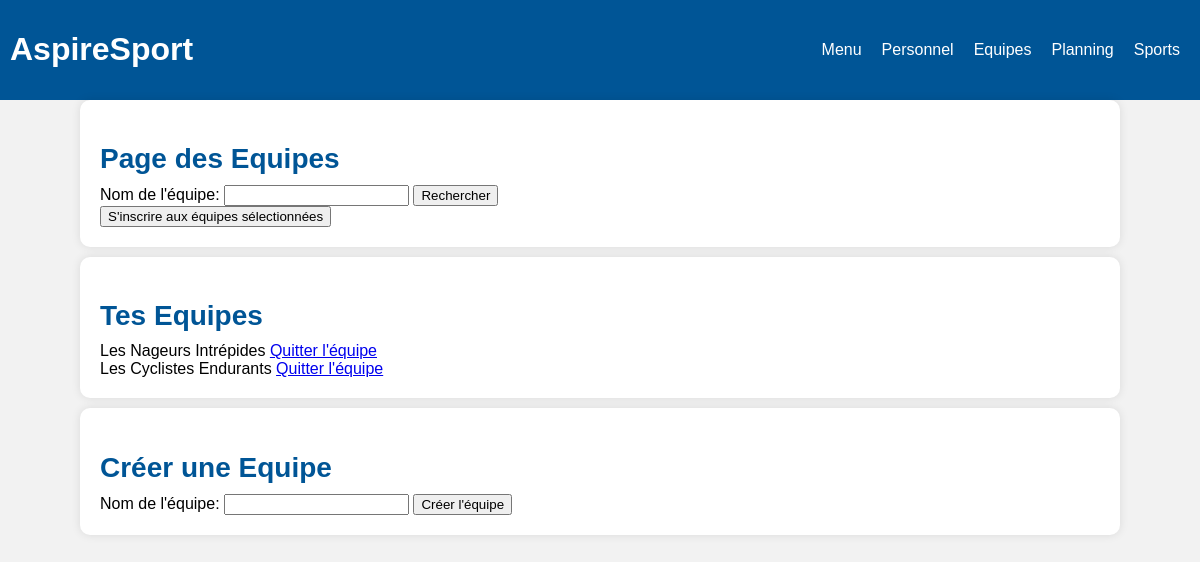
Page /vue/Equipes.php (signed in) on the committed database.
### tables this page shows
CREATE TABLE IF NOT EXISTS `equipe` (
  `Id_Equipe` int NOT NULL AUTO_INCREMENT,
  `nom_groupe` varchar(50) DEFAULT NULL,
  `date_creation` date DEFAULT NULL,
  PRIMARY KEY (`Id_Equipe`)
);

### vue/Equipes.php (the view, shortened to what this page needs)
<?php
require "../model/CBDD.php";
?>
<!DOCTYPE html>
<html lang="fr">
<head>
    <link rel="stylesheet" href="../assert/style.css">
</head>
<body>
    <header>
        <h1>AspireSport</h1>
        <nav>
            <ul>
                <li><a href="../vue/Home.php">Menu</a></li>
                <li><a href="../vue/Personnel.php">Personnel</a></li>
                <li><a href="../vue/Equipes.php">Equipes</a></li>
                <li><a href="../vue/Planning.php">Planning</a></li>
                <li><a href="../vue/Sport.php">Sports</a></li>
            </ul>
        </nav>
    </header>
    <main>
        <h2>Page des Equipes</h2>
        <form action="Equipes.php" method="get">
            <label for="nomEquipe">Nom de l'équipe:</label>
            <input type="text" id="nomEquipe" name="nomEquipe">
            <input type="submit" value="Rechercher">
        </form>
        <form action="../controller/inscription_equipe.php" method="post">
        <input type="submit" value="S'inscrire aux équipes sélectionnées">
        </form>
    </main>
    <main>
        <h2>Tes Equipes</h2>
        <form>
            <?php
                $utilisateurId = $_SESSION['user']['Id_Client'];
                $stmt = $pdo->prepare("SELECT e.Id_Equipe, e.nom_groupe FROM equipe e INNER JOIN appartient a ON e.Id_Equipe = a.Id_Equipe WHERE a.Id_Client = :utilisateurId");
                $stmt->execute(['utilisateurId' => $utilisateurId]);
                $equipesInscrites = $stmt->fetchAll(PDO::FETCH_ASSOC);
            ?>
            <?php foreach ($equipesInscrites as $equipe): ?>
                <div>
            <?php echo htmlspecialchars($equipe['nom_groupe']); ?>
                <a href="../controller/quitter_equipe.php?equipeId=<?php echo $equipe['Id_Equipe']; ?>">Quitter l'équipe </a>
                </div>
            <?php endforeach; ?>
        </form>
    </main>
    <main>
        <h2>Créer une Equipe</h2>
        <form action="../controller/creer_equipe.php" method="post">
                <label for="nomEquipe">Nom de l'équipe:</label>
                <input type="text" id="nomEquipe" name="nomEquipe" required>
                <input type="submit" value="Créer l'équipe">
        </form>
    </main>
</body>
</html>

### assert/style.css (style rules this page uses)
body { font-family: Arial, sans-serif; background-color: #f2f2f2; margin: 0; }
header { background-color: #005596; color: white; display: flex; justify-content: space-between; align-items: center; padding: 10px; }
nav ul { display: flex; list-style: none; }
nav ul li { margin: 0 10px; }
nav ul li a { color: white; text-decoration: none; }
main { max-width: 1000px; margin: auto; margin-bottom: 10px; padding: 20px; background-color: white; border-radius: 10px; box-shadow: 0 0 10px rgba(0, 0, 0, 0.1); }
h2 { font-size: 28px; margin-bottom: 10px; color: #005596; }
ul { list-style: none; margin: 0; padding: 0; display: flex; flex-wrap: wrap; justify-content: space-between; }
li { margin-bottom: 20px; }

### rows in the picture
equipe: nom_groupe "Les Nageurs Intrépides"
equipe: nom_groupe "Les Cyclistes Endurants"
